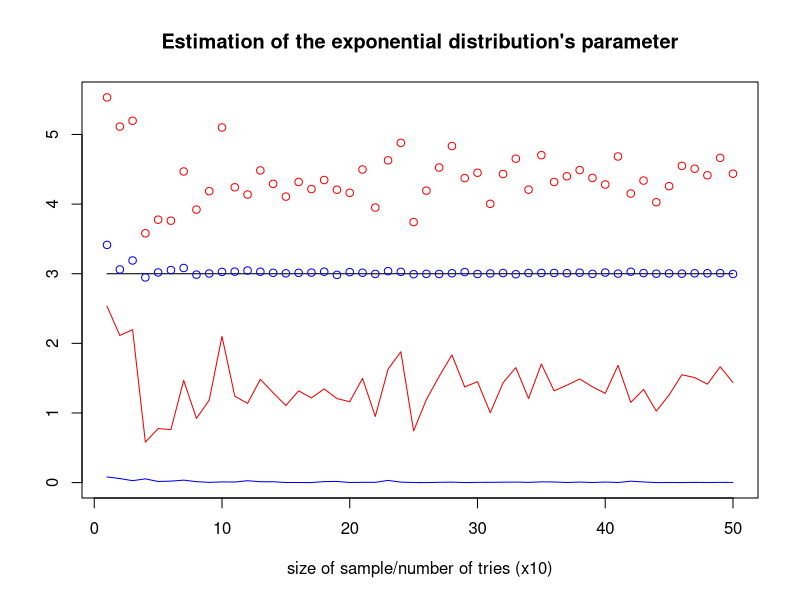

Generate this figure with R: (Note: this script raises an error after producing the figure.)

#HF:exp(lambda) elo. paraméterre becslések: 1/átlag
## és 1/[n*min(X1,...Xn)]
#megvizsgálni, melyik a jobb
##tobb mintaelemszamra, ismetlesre

#hibafuggveny
err2 <- function(lambda, estimations) {
  return (min(c(abs(lambda-mean(estimations)),min(abs(lambda-quantile(estimations))))))
}

err <- function(l,e) {
  return (min(c(abs(l-mean(e)),abs(l-median(e)))))
}

la=3

ns=10*c(1:50) 
dim = length(ns)

meansMean = rep(0,times=dim)
meansMin = rep(0,times=dim)
medianMean = rep(0,times=dim)
medianMin = rep(0,times=dim)
errsMean = rep(0,times=dim)
errsMin = rep(0,times=dim)

#for (ism in ns) {
  for (n in ns) {
    ism = n
    
    becs1=rep(0,times=ism)
    becs2=becs1
    for (i in 1:ism)
    {
      #Mintat veszunk a exp(lambda)-bol
      x=rexp(n,la)
      #1/atlag
      becs1[i]=1/mean(x)
      #1/(n*min)
      becs2[i]=1/( n*min(x))
    }
    print(paste("Mintaelemszam:",toString(n),"Ismetlesszam:",toString(ism)))
    i = n/10
    meansMean[i] = mean(becs1)
    medianMean[i] = median(becs1)
    meansMin[i] = mean(becs2)
    medianMin[i] = median(becs2)
    errsMean[i] = err(la,becs1)
    errsMin[i] = err(la,becs2)
    if (err(la,becs1)<err(la,becs2)) {
      print(" 1/atlag a jobb")
    }
    else {
      print(" 1/n*min a jobb")
    }
  }
#}

par(mfrow=c(1,1))
plot(ns/10,
     rep(la,times=dim),
     type="l",
     ylim=c(0,max(medianMin)),
     ylab = "",
     xlab = "size of sample/number of tries (x10)")
title("Estimation of the exponential distribution's parameter")
points(meansMean,col="blue1")
#points(medianMean)
#points(meansMin)
points(medianMin,col="red1")
lines(errsMean,col="blue2")
lines(errsMin,col="red2")
legend(locator(1),#x=3,
       legend=c("exp. dist. parameter","1/avg estimate","1/(n*min) estimate","1/avg error","1/(n*min) error"),
       col=c("black","blue1","red1","blue2","red2"),
       lty=c(1,0,0,1,1),
       pch=c(NA,1,1,NA,NA))

